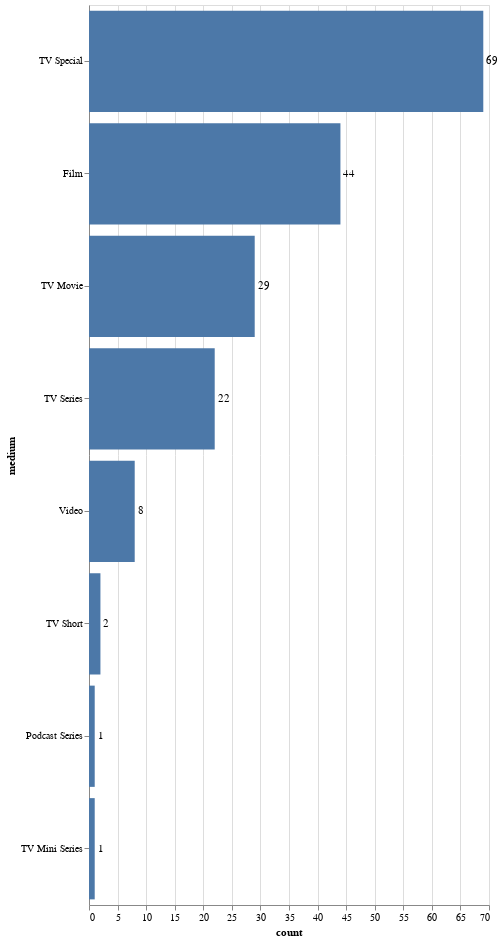

Source (notebook cell):
### Code cell
# MEDIA TYPE
media_count = definitive_snl.copy()
media_count['medium'] = media_count['medium'].apply(eval)
for idx, row in media_count.iterrows():
    media_count.at[idx, 'medium'] = "|".join(map(str,row.medium))

media_count.head()
media_unique = tidy_split(media_count, "medium", sep='|', keep=False)
media_unique = media_unique.groupby(['medium']).size().reset_index(name="count")
media_unique.sort_values(by='count', ascending=False, inplace=True)
media_unique

bars = alt.Chart(media_unique).mark_bar().encode(x='count',y=alt.Y('medium',sort='-x'))
text = bars.mark_text(
    align='left',
    baseline='middle',
    dx=3  # Nudges text to right so it doesn't appear on top of the bar
).encode(
    text='count:Q'
)

(bars + text).properties(height=900)

### Figure 1 — Vega-Lite specification as saved in the notebook (floating-point values rounded to 4 significant figures)
{"config": {"view": {"continuousWidth": 400, "continuousHeight": 300}}, "layer": [{"mark": "bar", "encoding": {"x": {"type": "quantitative", "field": "count"}, "y": {"type": "nominal", "field": "medium", "sort": "-x"}}}, {"mark": {"type": "text", "align": "left", "baseline": "middle", "dx": 3}, "encoding": {"text": {"type": "quantitative", "field": "count"}, "x": {"type": "quantitative", "field": "count"}, "y": {"type": "nominal", "field": "medium", "sort": "-x"}}}], "data": {"name": "data-a9bda7a3ea128842982f3bddea84fe8c"}, "height": 900, "$schema": "https://vega.github.io/schema/vega-lite/v4.8.1.json", "datasets": {"data-a9bda7a3ea128842982f3bddea84fe8c": [{"medium": "TV Special", "count": 69}, {"medium": "Film", "count": 44}, {"medium": "TV Movie", "count": 29}, {"medium": "TV Series", "count": 22}, {"medium": "Video", "count": 8}, {"medium": "TV Short", "count": 2}, {"medium": "Podcast Series", "count": 1}, {"medium": "TV Mini Series", "count": 1}]}}
